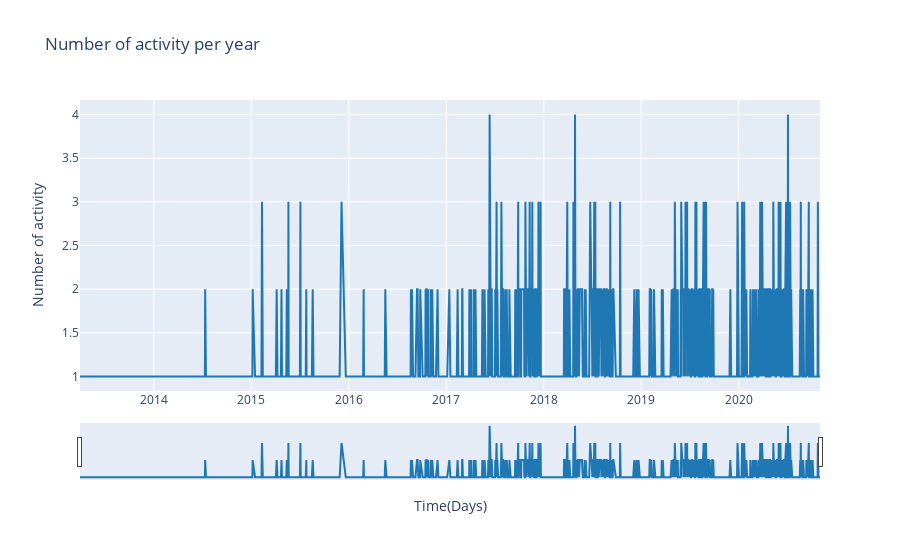

This figure's notebook cell:
### Code cell
df =  data_strava.groupby("dates").sum()
df.reset_index(inplace=True)

fig = go.Figure([
    go.Scatter(
        name='activity_count',
        x=df['dates'],
        y=df['activity_count'],
        mode='lines',
        line=dict(color='rgb(31, 119, 180)'),
    )
])
fig.update_layout(
    yaxis_title='Number of activity',
    title='Number of activity per year',
    xaxis_title = 'Time(Days)',
    hovermode="x"
)

fig.update_xaxes(rangeslider_visible=True)

fig.show()

### Figure 1 — Plotly figure (JSON) as saved in the notebook; plotly's stock layout.template omitted (floating-point values rounded to 4 significant figures; data arrays with more than 128 entries replaced by an {"elided": "..."} marker saying what was removed)
{"data": [{"line": {"color": "rgb(31, 119, 180)"}, "mode": "lines", "name": "activity_count", "type": "scatter", "x": {"elided": "1306 str values"}, "y": {"elided": "1306 int values"}}], "layout": {"hovermode": "x", "title": {"text": "Number of activity per year"}, "xaxis": {"rangeslider": {"visible": true}, "title": {"text": "Time(Days)"}}, "yaxis": {"title": {"text": "Number of activity"}}}}
